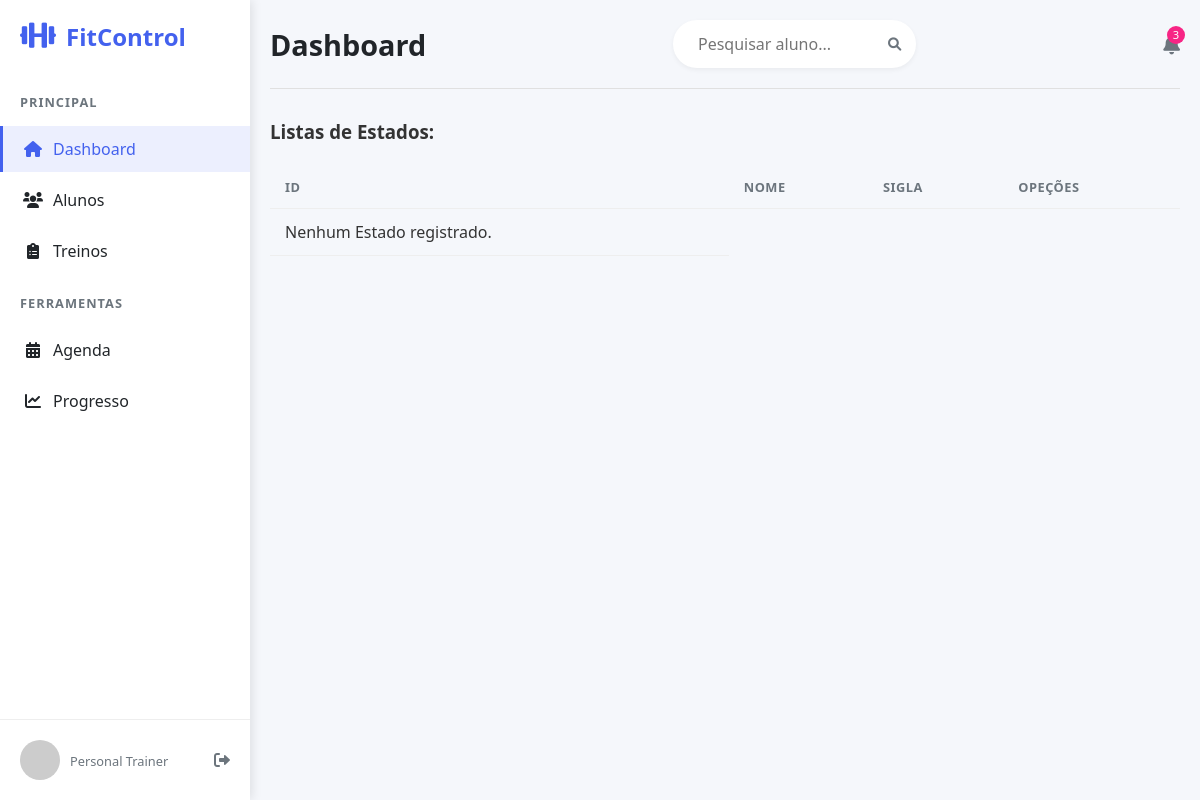
Before: /listar/estado/ with the older database file.
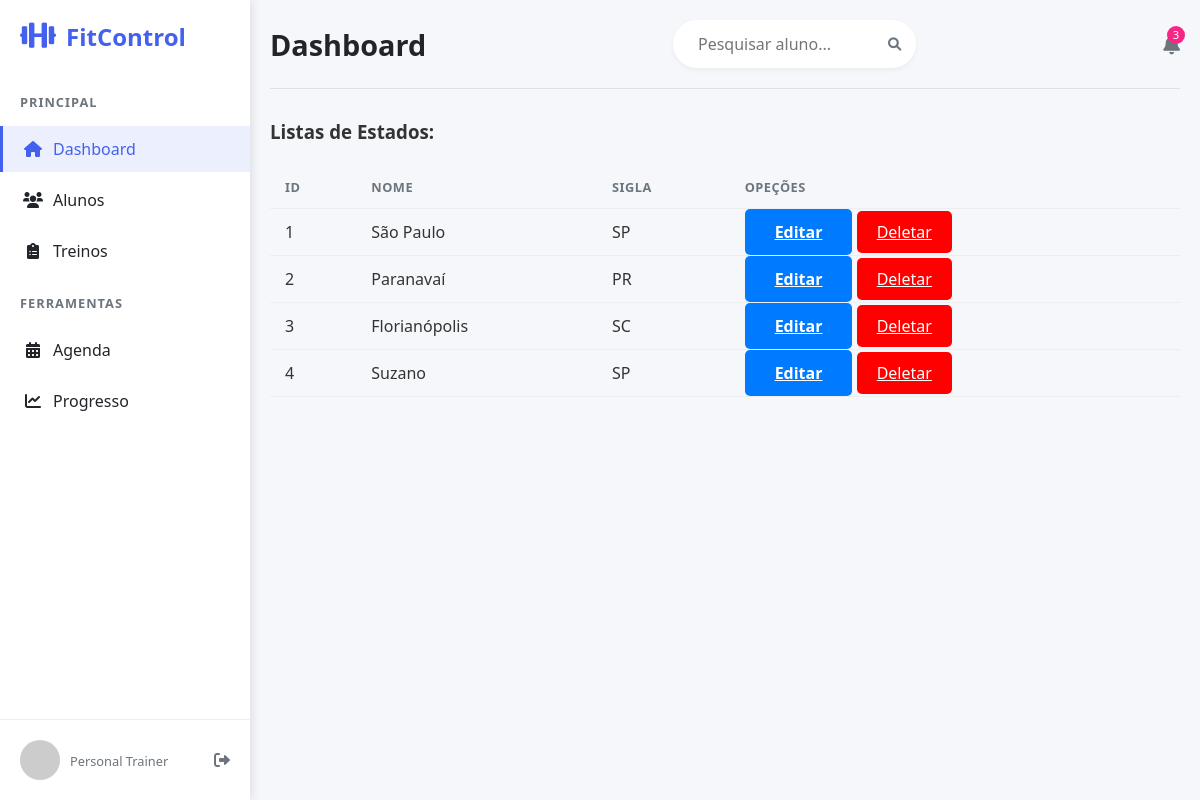
After: the same page with the newer database file.
### usuarios/models.py (models this page shows, shortened)
class Estado(models.Model):
    nome = models.CharField(max_length=30, verbose_name="Nome do Estado")
    sigla = models.CharField(max_length=2, verbose_name="Sigla do Estado")

### usuarios/views.py (the view)
# urls.py: path('listar/estado/', EstadoList.as_view(), name='listar_estado'),
class EstadoList(ListView):
    model = Estado
    template_name = 'cadastros/listas/estado.html'

### usuarios/templates/cadastros/listas/estado.html (shortened to what this page needs)
{% extends 'paginas/modelo.html' %}
{% load static %}
{% block conteudo %}
<h3>Listas de Estados:</h3>
<br>
<div>
    <table class= "table table-striped">
        <tr>
            <th>ID</th>
            <th>Nome</th>
            <th>Sigla</th>
            <th>Opeções</th>
        </tr>
        {% for estados in object_list%}
        <tr>
            <td>{{ estados.id }}</td>
            <td>{{ estados.nome }}</td>
            <td>{{ estados.sigla }}</td>
            <td>
                <a class="btn btn-primary" href="{% url 'editar_estado' estados.id %}" title="Editar">Editar</a>
                <a class="btn-danger" href="{% url 'excluir_estado' estados.id %}" title="Excluir">Deletar</a>
            </td>
        </tr>
        {% empty %}
        <tr>
            <td>Nenhum Estado registrado.</td>
        </tr>
        {% endfor %}
</table>
</div>
{% endblock%}

### paginas/templates/paginas/modelo.html (shortened to what this page needs)
{% load static %}
<!DOCTYPE html>
<html lang="pt-BR">
<head>
    <link rel="stylesheet" href="{% static 'css/main.css' %}">
    <link rel="stylesheet" href="{% static 'css/form_cadastro.css' %}">
    <link rel="stylesheet" href="{% static 'css/aluno_form.css' %}">
    <link rel="stylesheet" href="{% static 'css/lista.css' %}">
    <link rel="stylesheet" href="https://cdnjs.cloudflare.com/ajax/libs/font-awesome/6.0.0-beta3/css/all.min.css">
</head>
<body>
    <div class="container">
        {%block menu%}
        <aside class="sidebar">
            <div class="logo">
                <i class="fas fa-dumbbell"></i>
                <span>FitControl</span>
            </div>
            <nav class="menu">
                <div class="menu-section">
                    <h4>Principal</h4>
                    <ul>
                        <li class="active"><a href="#"><i class="fas fa-home"></i> Dashboard</a></li>
                        <li><a href="{% url "aluno_list" %}"><i class="fas fa-users"></i> Alunos</a></li>
                        <li><a href="#"><i class="fas fa-clipboard-list"></i> Treinos</a></li>
                    </ul>
                </div>
                <div class="menu-section">
                    <h4>Ferramentas</h4>
                    <ul>
                        <li><a href="#"><i class="fas fa-calendar-alt"></i> Agenda</a></li>
                        <li><a href="#"><i class="fas fa-chart-line"></i> Progresso</a></li>
                    </ul>
                </div>
            </nav>
            <div class="user-profile">
                <img src="https://randomuser.me/api/portraits/men/32.jpg" alt="Personal Trainer">
                <div class="user-info">
                    <span>Personal Trainer</span>
                </div>
                <button class="logout-btn"><i class="fas fa-sign-out-alt"></i></button>
            </div>
        </aside>
        {%endblock%}
        {% block procurar%}
        <main class="main-content">
            <header class="top-bar">
                {%block tituloprocurar%}
                <h1>Dashboard</h1>
                {%endblock%}
                <div class="search-bar">
                    <input type="text" placeholder="Pesquisar aluno...">
                    <button><i class="fas fa-search"></i></button>
                </div>
                <div class="notifications">
                    <button><i class="fas fa-bell"></i></button>
                    <span class="badge">3</span>
                </div>
            </header>
        {%endblock%}
        {%block conteudo%}{%endblock%}
    </div>
</body>
</html>

### static/css/main.css (style rules this page uses)
* { margin: 0; padding: 0; box-sizing: border-box; font-family: 'Segoe UI', Tahoma, Geneva, Verdana, sans-serif; }
body { background-color: #f5f5f5; color: #333; }
:root { --primary-color: #4361ee; --secondary-color: #3f37c9; --accent-color: #4895ef; --success-color: #4cc9f0; --danger-color: #f72585; --warning-color: #f8961e; --info-color: #43aa8b; --light-color: #f8f9fa; --dark-color: #212529; --gray-color: #6c757d; --sidebar-width: 250px; }
.container { display: flex; min-height: 100vh; }
.sidebar { width: var(--sidebar-width); background-color: #fff; box-shadow: 2px 0 10px rgba(0, 0, 0, 0.1); display: flex; flex-direction: column; z-index: 100; }
.logo { display: flex; align-items: center; padding: 20px; font-size: 1.5rem; font-weight: bold; color: var(--primary-color); }
.logo i { margin-right: 10px; font-size: 1.8rem; }
.menu { flex: 1; padding: 20px 0; overflow-y: auto; }
.menu-section { margin-bottom: 20px; }
.menu-section h4 { padding: 0 20px 10px; color: var(--gray-color); font-size: 0.8rem; text-transform: uppercase; letter-spacing: 1px; }
.menu ul { list-style: none; }
.menu li { margin: 5px 0; }
.menu li a { display: flex; align-items: center; padding: 12px 20px; color: var(--dark-color); text-decoration: none; transition: all 0.3s; border-left: 3px solid transparent; }
.menu li a i { margin-right: 10px; width: 20px; text-align: center; }
.menu li.active a { background-color: rgba(67, 97, 238, 0.1); color: var(--primary-color); border-left: 3px solid var(--primary-color); }
.user-profile { display: flex; align-items: center; padding: 20px; border-top: 1px solid #eee; position: relative; }
.user-profile img { width: 40px; height: 40px; border-radius: 50%; object-fit: cover; margin-right: 10px; }
.user-info { flex: 1; }
.user-info span { font-size: 0.8rem; color: var(--gray-color); }
.logout-btn { background: none; border: none; color: var(--gray-color); cursor: pointer; font-size: 1rem; transition: color 0.3s; }
.main-content { flex: 1; padding: 20px; overflow-y: auto; background-color: #f5f7fb; }
.top-bar { display: flex; justify-content: space-between; align-items: center; margin-bottom: 30px; padding-bottom: 20px; border-bottom: 1px solid #e0e0e0; }
.top-bar h1 { font-size: 1.8rem; color: var(--dark-color); }
.search-bar { display: flex; align-items: center; background-color: #fff; border-radius: 30px; padding: 8px 15px; box-shadow: 0 2px 5px rgba(0, 0, 0, 0.05); }
.search-bar input { border: none; outline: none; padding: 5px 10px; width: 200px; }
.search-bar button { background: none; border: none; color: var(--gray-color); cursor: pointer; }
.notifications { position: relative; }
.notifications button { background: none; border: none; color: var(--gray-color); font-size: 1.2rem; cursor: pointer; }
.notifications .badge { position: absolute; top: -5px; right: -5px; background-color: var(--danger-color); color: white; border-radius: 50%; width: 18px; height: 18px; display: flex; align-items: center; justify-content: center; font-size: 0.7rem; }
table { width: 100%; border-collapse: collapse; }
table th, table td { padding: 12px 15px; text-align: left; border-bottom: 1px solid #eee; }
table th { font-weight: 600; color: var(--gray-color); font-size: 0.8rem; text-transform: uppercase; letter-spacing: 0.5px; }

### static/css/form_cadastro.css (style rules this page uses)
.btn-primary { padding: 12px 30px; background: #007bff; color: white; border: none; border-radius: 5px; cursor: pointer; font-size: 16px; font-weight: 600; transition: background 0.3s; }

### static/css/aluno_form.css (style rules this page uses)
body { font-family: 'Segoe UI', Tahoma, Geneva, Verdana, sans-serif; background-color: #f5f7fb; margin: 0; padding: 0; color: #333; }
input, select, textarea { width: 100%; padding: 12px 15px; border: 1px solid #ddd; border-radius: 6px; font-size: 1rem; transition: border-color 0.3s; }

### static/css/lista.css (style rules this page uses)
.btn-danger { background-color: red; color: white; border: none; padding: 10px 20px; border-radius: 5px; cursor: pointer; transition: background-color 0.3s; }

Changed rows visible on the page:
added Estado: id "1", nome "São Paulo", sigla "SP"
added Estado: id "2", nome "Paranavaí", sigla "PR"
added Estado: id "3", nome "Florianópolis", sigla "SC"
added Estado: id "4", nome "Suzano", sigla "SP"
Other visible differences:
text no longer shown: "Nenhum Estado registrado."
